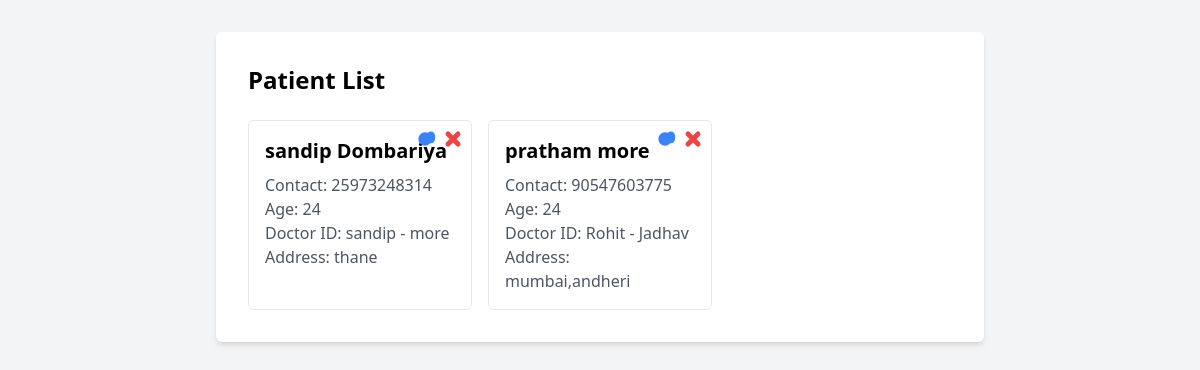
/patient_list/, run on the app's committed database.
### app/models.py (models this page shows)
class Patient(models.Model):
    firstname = models.CharField(max_length=50)
    last_name = models.CharField(max_length=50)
    contact = models.CharField(max_length=50)
    age = models.IntegerField()  # Changed to IntegerField
    doctor_id = models.ForeignKey(Doctor, on_delete=models.CASCADE)
    address = models.CharField(max_length=150)

class Doctor(models.Model):
    DIR_NAME = 'doctors-profile'
    FILENAME_WORD = 'dp'
    firstname = models.CharField(max_length=50)
    last_name = models.CharField(max_length=50)
    contact = models.CharField(max_length=50)
    age = models.IntegerField()  # Changed to IntegerField
    address = models.TextField()  # Removed duplicate line
    total_patient = models.IntegerField(default=0)
    summary = models.TextField()
    profile_pic = models.ImageField(upload_to=custom_file_name, default='default_images/doctor-profile.png')
    def __str__(self):
        return f"{self.firstname} - {self.last_name}"

### app/views.py (the view)
# urls.py: path("patient_list/",patient_list,name="patient_list"),
def patient_list(request):
    patients = Patient.objects.all()
    return render(request, 'patient_list.html', {'patients': patients})

### app/templates/patient_list.html (shortened to what this page needs)
<!DOCTYPE html>
<html lang="en">
<head>
    <link href="https://cdn.jsdelivr.net/npm/tailwindcss@2.2.19/dist/tailwind.min.css" rel="stylesheet">
</head>
<body class="bg-gray-100">
<div class="container mx-auto mt-8">
    <div class="max-w-3xl mx-auto bg-white p-8 rounded-md shadow-md">
        <h2 class="text-2xl font-semibold mb-6">Patient List</h2>
        <div class="grid grid-cols-1 sm:grid-cols-2 md:grid-cols-3 gap-4">
            {% for patient in patients %}
                <div class="bg-white border border-gray-200 rounded-md p-4 relative">
                    <h3 class="text-xl font-semibold mb-2">{{ patient.firstname }} {{ patient.last_name }}</h3>
                    <p class="text-gray-600">Contact: {{ patient.contact }}</p>
                    <p class="text-gray-600">Age: {{ patient.age }}</p>
                    <p class="text-gray-600">Doctor ID: {{ patient.doctor_id }}</p>
                    <p class="text-gray-600">Address: {{ patient.address }}</p>
                    <div class="absolute top-2 right-2 flex space-x-2">
                        <a href="{% url 'update_patient' patient.id %}" class="text-blue-500 hover:text-blue-700">
                            <svg class="w-5 h-15" fill="none" stroke="currentColor" viewBox="0 0 24 24"
                                 xmlns="http://www.w3.org/2000/svg">
                                <path stroke-linecap="round" stroke-linejoin="round" stroke-width="10"
                                      d="M15 12a3 3 0 11-6 0 3 3 0 016 0zm0 0h4m0 0V8m0 4H9"></path>
                            </svg>
                        </a>
                        <a href="{% url 'delete_patient' patient.id %}" class="text-red-500 hover:text-red-700">
                            <svg class="w-5 h-15 "  fill="none" stroke="currentColor" viewBox="0 0 24 24"
                                 xmlns="http://www.w3.org/2000/svg">
                                <path stroke-linecap="round" stroke-linejoin="round" stroke-width="6"
                                      d="M6 18L18 6M6 6l12 12"></path>
                            </svg>
                        </a>
                    </div>
                </div>
            {% endfor %}
        </div>
    </div>
</div>
</body>
</html>

### data on the page
Patient: firstname "sandip", last_name "Dombariya", contact "25973248314", age "24", doctor_id "sandip - more", address "thane"
Patient: firstname "pratham", last_name "more", contact "90547603775", age "24", doctor_id "Rohit - Jadhav", address "mumbai,andheri"
